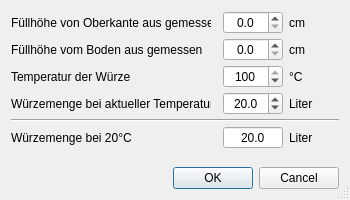
<?xml version="1.0" encoding="UTF-8"?>
<ui version="4.0">
 <class>DlgVolumen</class>
 <widget class="QDialog" name="DlgVolumen">
  <property name="geometry">
   <rect>
    <x>0</x>
    <y>0</y>
    <width>350</width>
    <height>200</height>
   </rect>
  </property>
  <property name="minimumSize">
   <size>
    <width>332</width>
    <height>172</height>
   </size>
  </property>
  <property name="windowTitle">
   <string>Eingabehilfe für Volumen</string>
  </property>
  <property name="sizeGripEnabled">
   <bool>true</bool>
  </property>
  <layout class="QGridLayout" name="gridLayout">
   <property name="verticalSpacing">
    <number>4</number>
   </property>
   <item row="8" column="0" colspan="4">
    <widget class="QDialogButtonBox" name="buttonBox">
     <property name="standardButtons">
      <set>QDialogButtonBox::Cancel|QDialogButtonBox::Ok</set>
     </property>
    </widget>
   </item>
   <item row="5" column="0">
    <widget class="QLabel" name="label_21">
     <property name="text">
      <string>Würzemenge bei 20°C</string>
     </property>
    </widget>
   </item>
   <item row="5" column="3">
    <widget class="QLabel" name="label_22">
     <property name="minimumSize">
      <size>
       <width>50</width>
       <height>0</height>
      </size>
     </property>
     <property name="maximumSize">
      <size>
       <width>50</width>
       <height>16777215</height>
      </size>
     </property>
     <property name="text">
      <string>Liter</string>
     </property>
    </widget>
   </item>
   <item row="2" column="0">
    <widget class="QLabel" name="label_19">
     <property name="text">
      <string>Temperatur der Würze</string>
     </property>
    </widget>
   </item>
   <item row="1" column="3">
    <widget class="QLabel" name="label_VonUntenEinheit">
     <property name="minimumSize">
      <size>
       <width>50</width>
       <height>0</height>
      </size>
     </property>
     <property name="maximumSize">
      <size>
       <width>50</width>
       <height>16777215</height>
      </size>
     </property>
     <property name="text">
      <string>cm</string>
     </property>
    </widget>
   </item>
   <item row="0" column="0">
    <widget class="QLabel" name="label_VonOben">
     <property name="text">
      <string>Füllhöhe von Oberkante aus gemessen</string>
     </property>
    </widget>
   </item>
   <item row="5" column="2">
    <widget class="DoubleSpinBox" name="spinBox_Liter20Grad">
     <property name="minimumSize">
      <size>
       <width>60</width>
       <height>0</height>
      </size>
     </property>
     <property name="toolTip">
      <string>&lt;html&gt;&lt;head/&gt;&lt;body&gt;&lt;p&gt;Hier wird die umgerechnete &lt;span style=&quot; font-weight:600;&quot;&gt;Würzemenge bei 20°&lt;/span&gt;C ausgegeben.&lt;/p&gt;&lt;p&gt;Die Würzemenge bei 20°C ist ein wichtiger Faktor, um abzuschätzen, ob &lt;span style=&quot; font-weight:600;&quot;&gt;gemessene Werte &lt;/span&gt;und &lt;span style=&quot; font-weight:600;&quot;&gt;Zielwerte&lt;/span&gt; übereinstimmen und die Zielwerte im aktuellen Brauprozess erreicht werden.&lt;/p&gt;&lt;p&gt;Im Tab Braudaten sind die aktuellen Werte im Brauprozess den Zielwerten gegenübergestellt. Dabei handelt es sich um eine Vielzahl an Werten und Unterwerten wie Brix oder Plato, Würzemenge, Füllhöhe, Vedampfungsziffer, Sudhausausbeute und Verlustmengen.&lt;/p&gt;&lt;p&gt;Die Zahlen geben einen sehr guten Aufschluss darüber, ob die Brauannlage gut eingestellt ist, ob an der einen oder anderen Stelle Verbesserungsbedarf besteht oder ob es Fehler im Brauprozess oder den vorhanden Daten gibt. Da Abweichungen sehr vielfältig und individuell sind, empfehlen sich bei Problemen allein bekannte Fachforen.&lt;/p&gt;&lt;p&gt;&lt;br/&gt;&lt;/p&gt;&lt;p&gt;&lt;br/&gt;&lt;/p&gt;&lt;/body&gt;&lt;/html&gt;</string>
     </property>
     <property name="alignment">
      <set>Qt::AlignCenter</set>
     </property>
     <property name="readOnly">
      <bool>true</bool>
     </property>
     <property name="buttonSymbols">
      <enum>QAbstractSpinBox::NoButtons</enum>
     </property>
     <property name="decimals">
      <number>1</number>
     </property>
     <property name="minimum">
      <double>0.000000000000000</double>
     </property>
     <property name="maximum">
      <double>999.000000000000000</double>
     </property>
     <property name="singleStep">
      <double>1.000000000000000</double>
     </property>
     <property name="value">
      <double>20.000000000000000</double>
     </property>
    </widget>
   </item>
   <item row="2" column="3">
    <widget class="QLabel" name="label_20">
     <property name="minimumSize">
      <size>
       <width>50</width>
       <height>0</height>
      </size>
     </property>
     <property name="maximumSize">
      <size>
       <width>50</width>
       <height>16777215</height>
      </size>
     </property>
     <property name="text">
      <string>°C</string>
     </property>
    </widget>
   </item>
   <item row="2" column="2">
    <widget class="SpinBox" name="spinBox_Temperatur">
     <property name="minimumSize">
      <size>
       <width>60</width>
       <height>0</height>
      </size>
     </property>
     <property name="toolTip">
      <string>&lt;html&gt;&lt;head/&gt;&lt;body&gt;&lt;p&gt;Hier wird die &lt;span style=&quot; font-weight:600;&quot;&gt;Temperatur&lt;/span&gt; der Würze zum &lt;span style=&quot; font-weight:600;&quot;&gt;Messzeitpunkt&lt;/span&gt; eingetragen.&lt;/p&gt;&lt;p&gt;Die Berücksichtigung der Temperatur ist ein wichtiger Faktor, um Verfälschungen der Würzemenge bezogen auf das spätere Ergebnis zu vermeiden. Das Volumen der Würze ist beim Kochen deutlich größer. Um einen sinnigen Bezugspunkt zur Beurteilung zu geben, rechnet der Kleine Brauhelfer Flüssigkeiten an vielen Stellen des Programms immer auf 20°C um.&lt;/p&gt;&lt;/body&gt;&lt;/html&gt;</string>
     </property>
     <property name="alignment">
      <set>Qt::AlignCenter</set>
     </property>
     <property name="maximum">
      <number>100</number>
     </property>
     <property name="value">
      <number>100</number>
     </property>
    </widget>
   </item>
   <item row="7" column="0">
    <spacer name="verticalSpacer">
     <property name="orientation">
      <enum>Qt::Vertical</enum>
     </property>
     <property name="sizeHint" stdset="0">
      <size>
       <width>20</width>
       <height>40</height>
      </size>
     </property>
    </spacer>
   </item>
   <item row="0" column="3">
    <widget class="QLabel" name="label_VonObenEinheit">
     <property name="minimumSize">
      <size>
       <width>50</width>
       <height>0</height>
      </size>
     </property>
     <property name="maximumSize">
      <size>
       <width>50</width>
       <height>16777215</height>
      </size>
     </property>
     <property name="text">
      <string>cm</string>
     </property>
    </widget>
   </item>
   <item row="1" column="0">
    <widget class="QLabel" name="label_VonUnten">
     <property name="text">
      <string>Füllhöhe vom Boden aus gemessen</string>
     </property>
    </widget>
   </item>
   <item row="3" column="3">
    <widget class="QLabel" name="label_18">
     <property name="minimumSize">
      <size>
       <width>50</width>
       <height>0</height>
      </size>
     </property>
     <property name="maximumSize">
      <size>
       <width>50</width>
       <height>16777215</height>
      </size>
     </property>
     <property name="text">
      <string>Liter</string>
     </property>
    </widget>
   </item>
   <item row="3" column="0">
    <widget class="QLabel" name="label_17">
     <property name="text">
      <string>Würzemenge bei aktueller Temperatur</string>
     </property>
    </widget>
   </item>
   <item row="4" column="0" colspan="4">
    <widget class="Line" name="line">
     <property name="orientation">
      <enum>Qt::Horizontal</enum>
     </property>
    </widget>
   </item>
   <item row="3" column="2">
    <widget class="DoubleSpinBox" name="spinBox_Liter">
     <property name="minimumSize">
      <size>
       <width>60</width>
       <height>0</height>
      </size>
     </property>
     <property name="toolTip">
      <string>&lt;html&gt;&lt;head/&gt;&lt;body&gt;&lt;p&gt;Sofern bekannt, kann hier die &lt;span style=&quot; font-weight:600;&quot;&gt;Würzemenge&lt;/span&gt; bei &lt;span style=&quot; font-weight:600;&quot;&gt;aktueller Temperatur&lt;/span&gt; eingegeben werden. &lt;/p&gt;&lt;p&gt;Bedienung: Es muss dann nur noch im Feld oben die Temerpatur eingetragen werden. Die Felder zur Füllhöhe können in diesem Fall ignoriert werden.&lt;/p&gt;&lt;/body&gt;&lt;/html&gt;</string>
     </property>
     <property name="alignment">
      <set>Qt::AlignCenter</set>
     </property>
     <property name="decimals">
      <number>1</number>
     </property>
     <property name="minimum">
      <double>0.000000000000000</double>
     </property>
     <property name="maximum">
      <double>9999.000000000000000</double>
     </property>
     <property name="singleStep">
      <double>0.100000000000000</double>
     </property>
     <property name="value">
      <double>20.000000000000000</double>
     </property>
    </widget>
   </item>
   <item row="2" column="1">
    <spacer name="horizontalSpacer">
     <property name="orientation">
      <enum>Qt::Horizontal</enum>
     </property>
     <property name="sizeHint" stdset="0">
      <size>
       <width>40</width>
       <height>20</height>
      </size>
     </property>
    </spacer>
   </item>
   <item row="0" column="2">
    <widget class="DoubleSpinBox" name="spinBox_VonOben">
     <property name="minimumSize">
      <size>
       <width>60</width>
       <height>0</height>
      </size>
     </property>
     <property name="toolTip">
      <string>&lt;html&gt;&lt;head/&gt;&lt;body&gt;&lt;p&gt;Eingabe der &lt;span style=&quot; font-weight:600;&quot;&gt;Würzemenge&lt;/span&gt; über die Füllhöhe von der &lt;span style=&quot; font-weight:600;&quot;&gt;Oberkante&lt;/span&gt; bis zur &lt;span style=&quot; font-weight:600;&quot;&gt;Würzeoberfläche&lt;/span&gt; bei aktueller Temperatur.&lt;/p&gt;&lt;p&gt;Die Berechnung erfolgt grundlegend anhand der im Tab Rezept gewählten Brauanlage und speziell anhand der dort gewählten Würzepfannge. Das Equipment allgemein wird im Tab Ausrüstung definiert.&lt;/p&gt;&lt;p&gt;Bedienung: Mit einem Metermaß oder einem digitalen Pendant wird von der Obekante innen bis zur Würzeoberfläche gemessen. Um Verfälschungen zu vermeiden, ist eine schaumfreie Stelle empfehlenswert. Die aktuelle Temperatur der Würze wird anschließend eingetragen. Voreingstellt sind 100° C. Wenn bestätigt, berechnet der Kleine Brauhelfer den Faktor der Ausdehnung durch Wärem und gibt die berechnete Würzemenge bei 20° C aus.&lt;/p&gt;&lt;/body&gt;&lt;/html&gt;</string>
     </property>
     <property name="alignment">
      <set>Qt::AlignCenter</set>
     </property>
     <property name="decimals">
      <number>1</number>
     </property>
     <property name="maximum">
      <double>999.000000000000000</double>
     </property>
     <property name="singleStep">
      <double>0.100000000000000</double>
     </property>
    </widget>
   </item>
   <item row="1" column="2">
    <widget class="DoubleSpinBox" name="spinBox_VonUnten">
     <property name="minimumSize">
      <size>
       <width>60</width>
       <height>0</height>
      </size>
     </property>
     <property name="toolTip">
      <string>&lt;html&gt;&lt;head/&gt;&lt;body&gt;&lt;p&gt;Eingabe der &lt;span style=&quot; font-weight:600;&quot;&gt;Würzemenge&lt;/span&gt; der Füllhöhe vom &lt;span style=&quot; font-weight:600;&quot;&gt;Boden&lt;/span&gt; bis zur &lt;span style=&quot; font-weight:600;&quot;&gt;Würzeoberfläche&lt;/span&gt; bei aktueller Temperatur.&lt;/p&gt;&lt;p&gt;Die Berechnung erfolgt grundlegend anhand der im Tab Rezept gewählten Brauanlage und speziell anhand der dort gewählten Würzepfannge. Das Equipment allgemein wird im Tab Ausrüstung definiert.&lt;/p&gt;&lt;p&gt;Bedienung: Mit einem Metermaß oder einem digitalen Pendant wird vom Boden innen bis zur Würzeoberfläche gemessen. Um Verfälschungen zu vermeiden, ist eine schaumfreie Stelle empfehlenswert. Die aktuelle Temperatur der Würze wird anschließend eingetragen. Voreingstellt sind 100° C. Wenn bestätigt, berechnet der Kleine Brauhelfer den Faktor der Ausdehnung durch Wärem und gibt die berechnete Würzemenge bei 20° C aus.&lt;/p&gt;&lt;p&gt;&lt;span style=&quot; font-weight:600; color:#fc0107;&quot;&gt;Achtung:&lt;/span&gt; Die Messung vom Boden ist nur korrekt, wenn der Pfannenboden plan ist und keine andereweitigen Vertiefungen oder Erhöhungen hat.&lt;/p&gt;&lt;/body&gt;&lt;/html&gt;</string>
     </property>
     <property name="alignment">
      <set>Qt::AlignCenter</set>
     </property>
     <property name="decimals">
      <number>1</number>
     </property>
     <property name="maximum">
      <double>999.000000000000000</double>
     </property>
     <property name="singleStep">
      <double>0.100000000000000</double>
     </property>
    </widget>
   </item>
  </layout>
 </widget>
 <customwidgets>
  <customwidget>
   <class>DoubleSpinBox</class>
   <extends>QDoubleSpinBox</extends>
   <header>widgets/doublespinbox.h</header>
  </customwidget>
  <customwidget>
   <class>SpinBox</class>
   <extends>QSpinBox</extends>
   <header>widgets/spinbox.h</header>
  </customwidget>
 </customwidgets>
 <tabstops>
  <tabstop>spinBox_VonOben</tabstop>
  <tabstop>spinBox_VonUnten</tabstop>
  <tabstop>spinBox_Temperatur</tabstop>
  <tabstop>spinBox_Liter</tabstop>
  <tabstop>spinBox_Liter20Grad</tabstop>
 </tabstops>
 <resources/>
 <connections/>
</ui>
